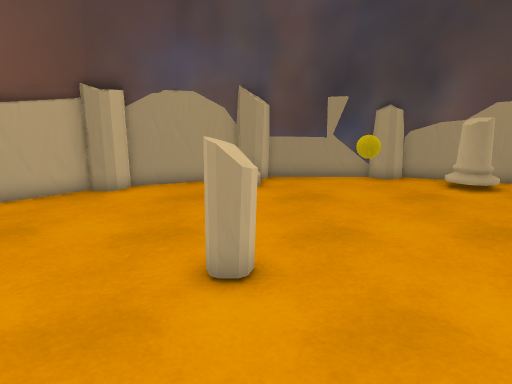
[1] (above)

16 first-person views from a walk through a Unity game level. The camera is 1.4 m above the floor, tilts 12° down and sees 70° across. The floor is counted in squares, 0.5 m on a side. Each view is taken from the middle of a square. On the plan, view 1 faces up. The plan holds only what a view shows up to about 20 squares ahead; the rest is blank. The place goes on beyond the plan. The player character is not drawn.

[2]
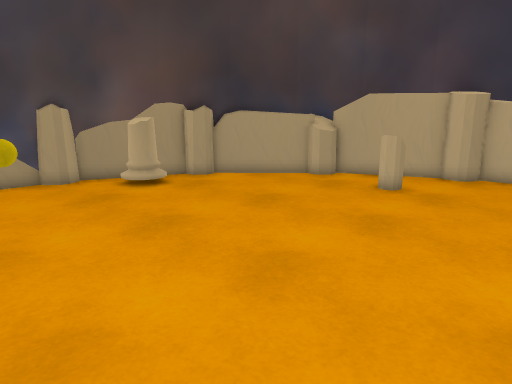

[3]
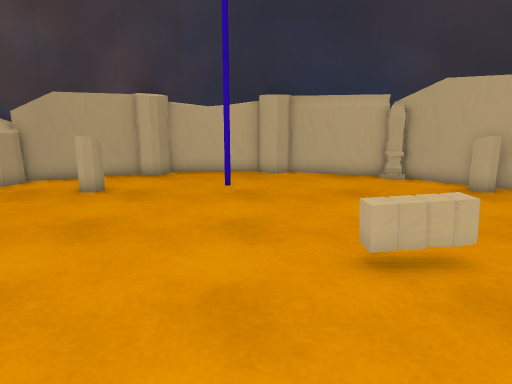

[4]
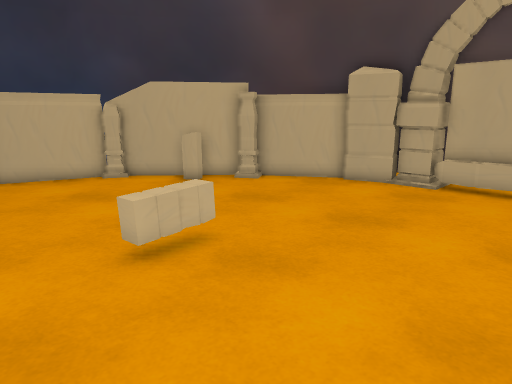

[5]
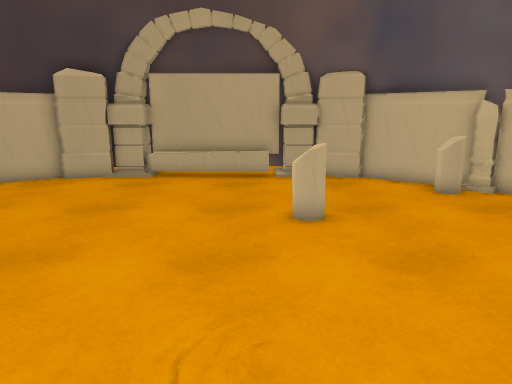

[6]
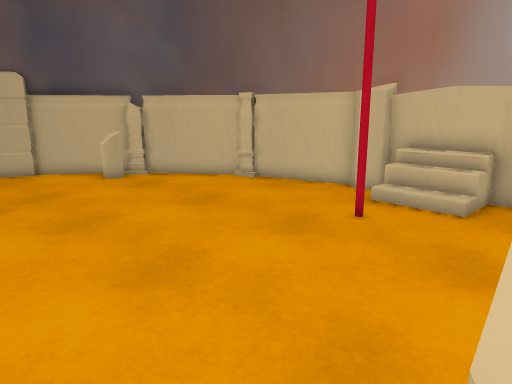

[7]
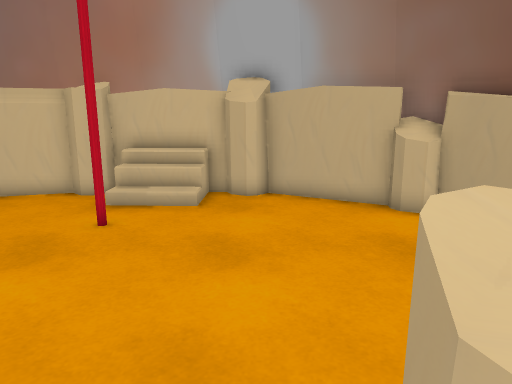

[8]
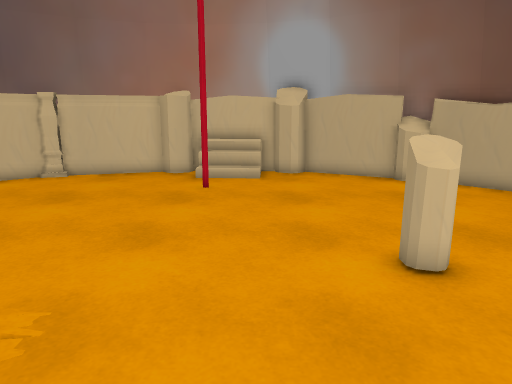

[9]
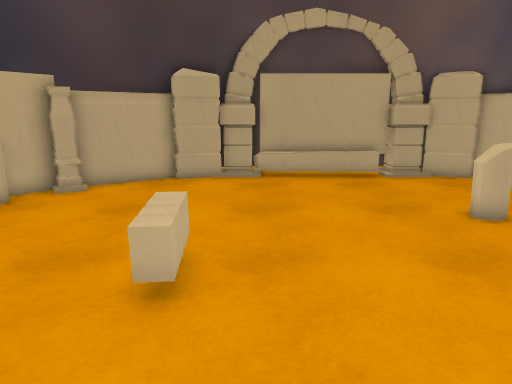

[10]
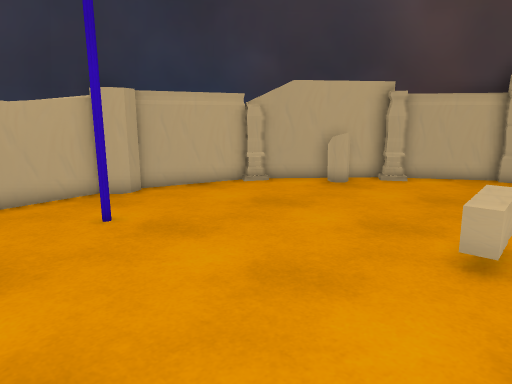

[11]
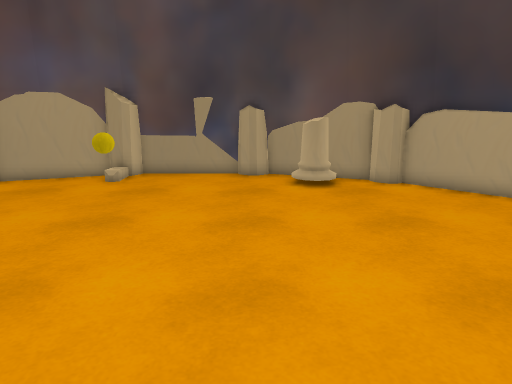

[12]
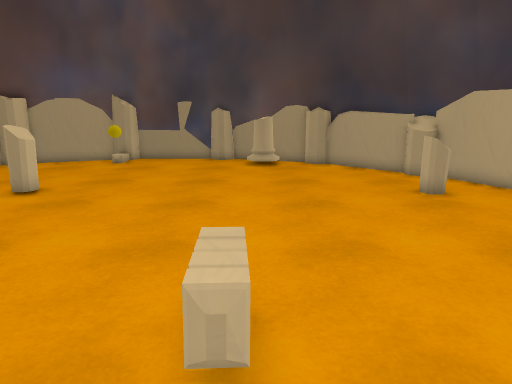

[13]
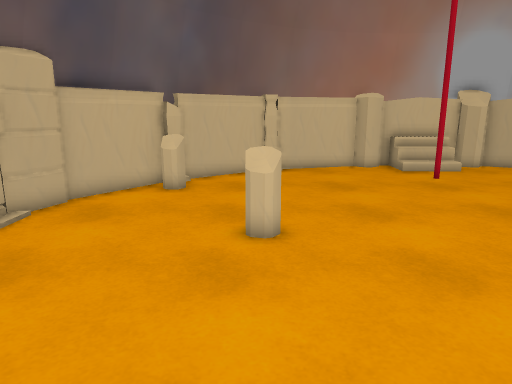

[14]
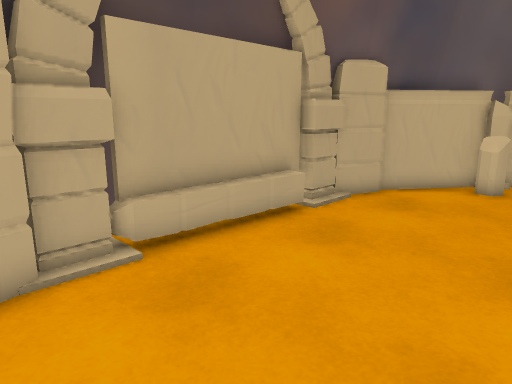

[15]
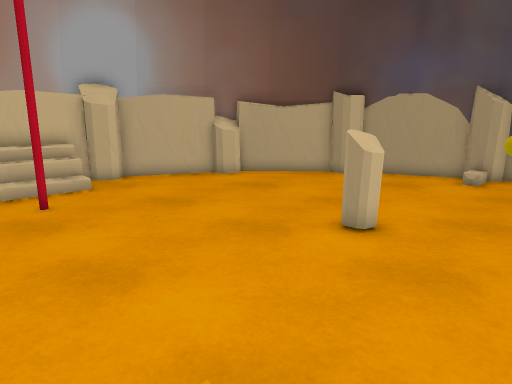

[16]
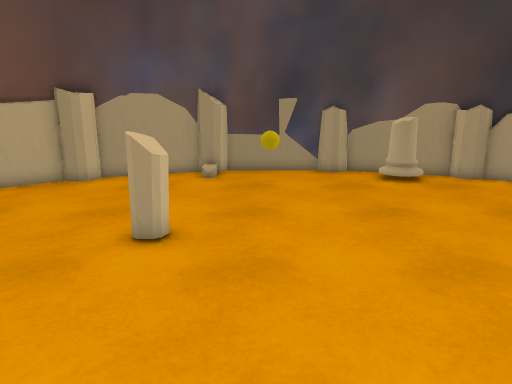

### Floor plan
Key: @ floor where view 1 was taken; # wall or solid block; . floor; / step, stairs or slope; = window, fence, low wall or low ledge; v drop or lower ground; C column; B yellow ball; O other object.
Columns run from 14 left of view 1 to 21 right of it. Each row starts with its distance up from view 1.
 17              CC##
 16             ##C#########
 15         C####./.......C####
 14         CC..../.......CC.C##
 13       ##C..................###
 12      ##.....................####
 11     ###......................#C#
 10    #CC.......................CC#
  9    ##..........................#
  8    #............BB.............##
  7   ##...........................##
  6   #..........CC.............CC..#
  5   CC............................CC
  4 #C#.............................C##
  3 #==O.............................##
  2 #==O.............................##
  1 # =O..#..........................###
  0 ###v..........@..................#C
 -1  CC.............................CCC
 -2  C#..................CC..........#
 -3   #..................CC.........##
 -4   ##.................CC.........#
 -5    #............................#
 -6    C...........................C##
 -7    ##........CC................###
 -8     ##......................CC##
 -9      #......................C##
-10      ##CC..................C##
-11      ###C..................C#
-12        ###...............####
-13          ##C..........CC##
-14           #CCOO###O#COCC
-15           CCCO##   ##C#C

Where each view was taken, in squares from view 1:
view 1: 0 up, 0 right, facing up
view 2: 0 up, 1 right, facing up-right
view 3: 0 up, 1 right, facing right
view 4: 1 up, 1 right, facing down-right
view 5: 3 up, 1 right, facing down
view 6: 6 up, 1 right, facing down-left
view 7: 5 up, 1 right, facing left
view 8: 3 up, 6 right, facing left
view 9: 3 up, 6 right, facing down
view 10: 5 up, 6 right, facing down-right
view 11: 1 down, 6 right, facing up
view 12: 7 down, 8 right, facing up
view 13: 7 down, 8 right, facing left
view 14: 7 down, 9 right, facing down-left
view 15: 2 down, 4 right, facing up-left
view 16: 2 down, 2 right, facing up
